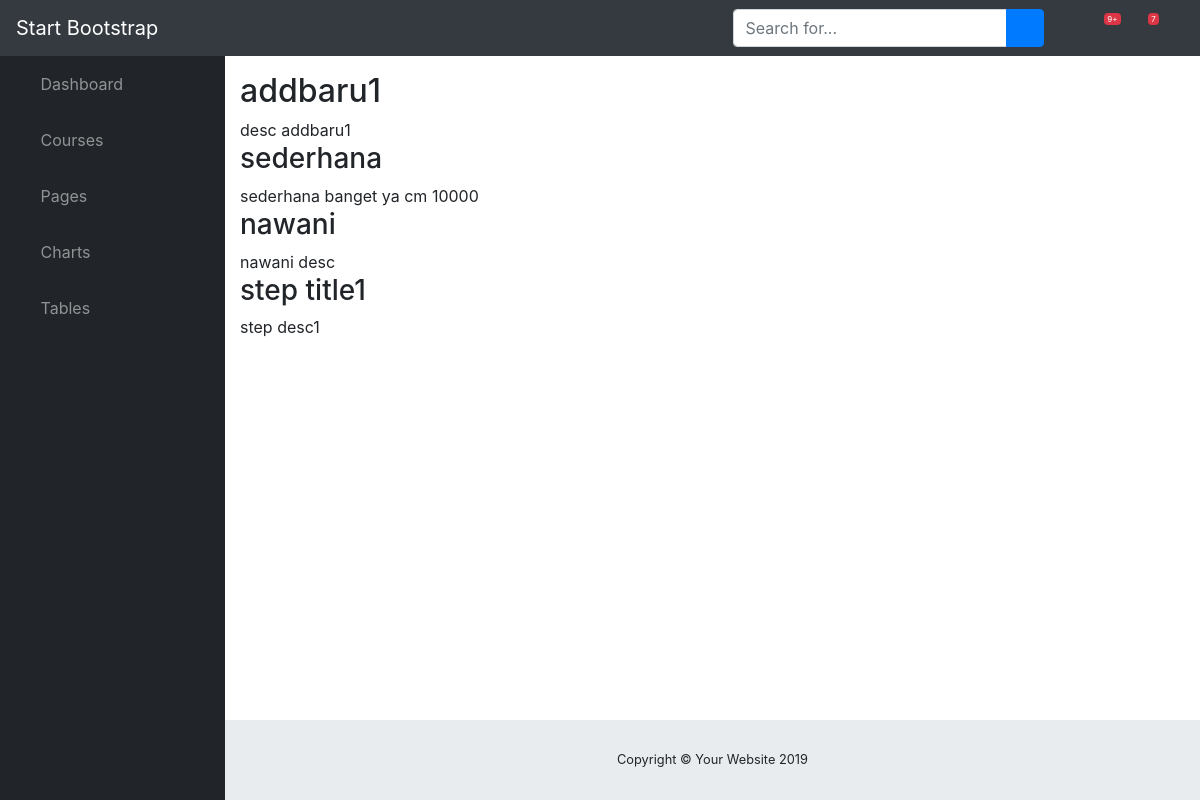
Screenshot of /courses/5 with the database file from the repository.
### courses/models.py (models this page shows, shortened)
class Course(models.Model):
    created_at = models.DateTimeField(auto_now_add=True)
    title = models.CharField(max_length=255)
    description=models.TextField()

class Step(models.Model):
    title = models.CharField(max_length=255)
    description =models.TextField()
    order = models.IntegerField(default=0)
    course = models.ForeignKey(Course,on_delete=models.CASCADE)
    content = models.TextField(blank=True,default='')
    class Meta:
        ordering =['-order','title',] #order desc

### courses/views.py (the view)
# urls.py: path("<int:pk>",views.course_detail,name='detail')
def course_detail(request,pk):
    course = Course.objects.get(pk=pk)
    return render(request,'courses/course_detail.html',{'course':course})

### courses/templates/courses/course_detail.html (shortened to what this page needs)
{% extends 'sblayout.html' %}
{% block content %}
<article>
    <h2>{{ course.title }}</h2>
    {{ course.description }}
        <section>
            {% for step in course.step_set.all %}
            <h3>{{ step.title }}</h3>
            {{ step.description }}
            {% endfor %}
        </section>
{% endblock content %}

### rows the page displays
Course: title "addbaru1", description "desc addbaru1"
Step: title "sederhana", description "sederhana banget ya cm 10000"
Step: title "nawani", description "nawani desc"
Step: title "step title1", description "step desc1"
